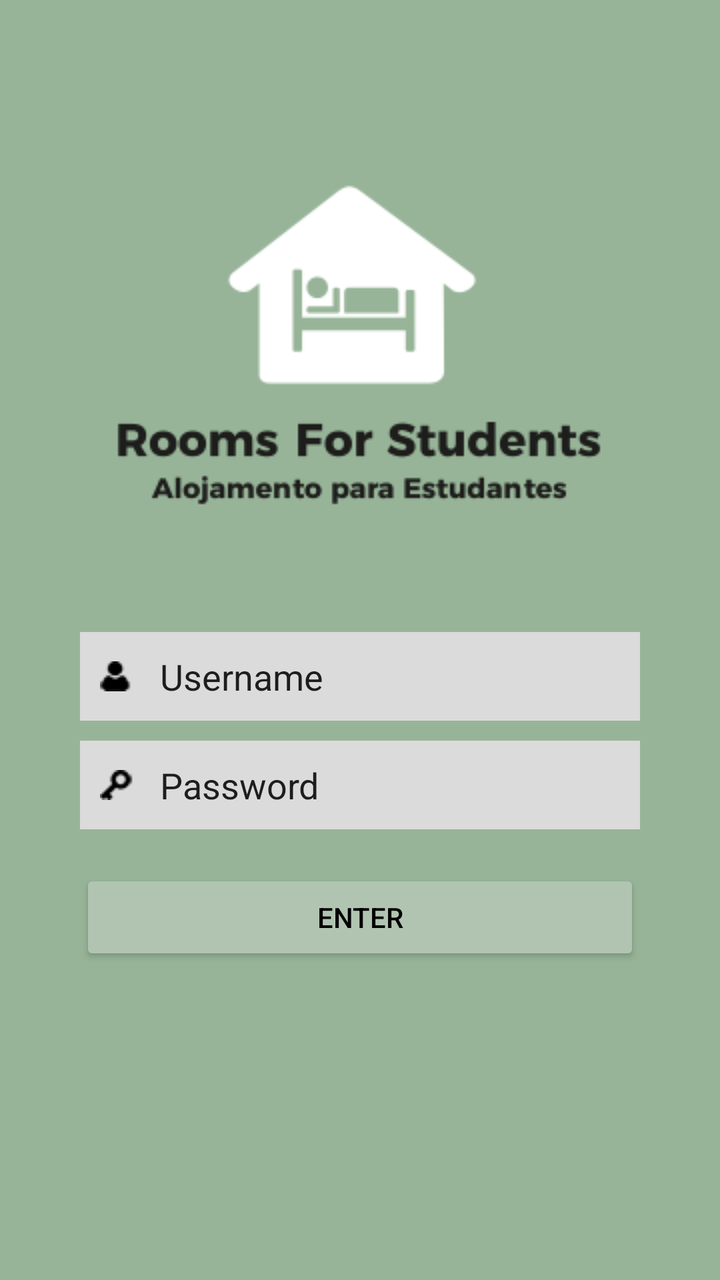
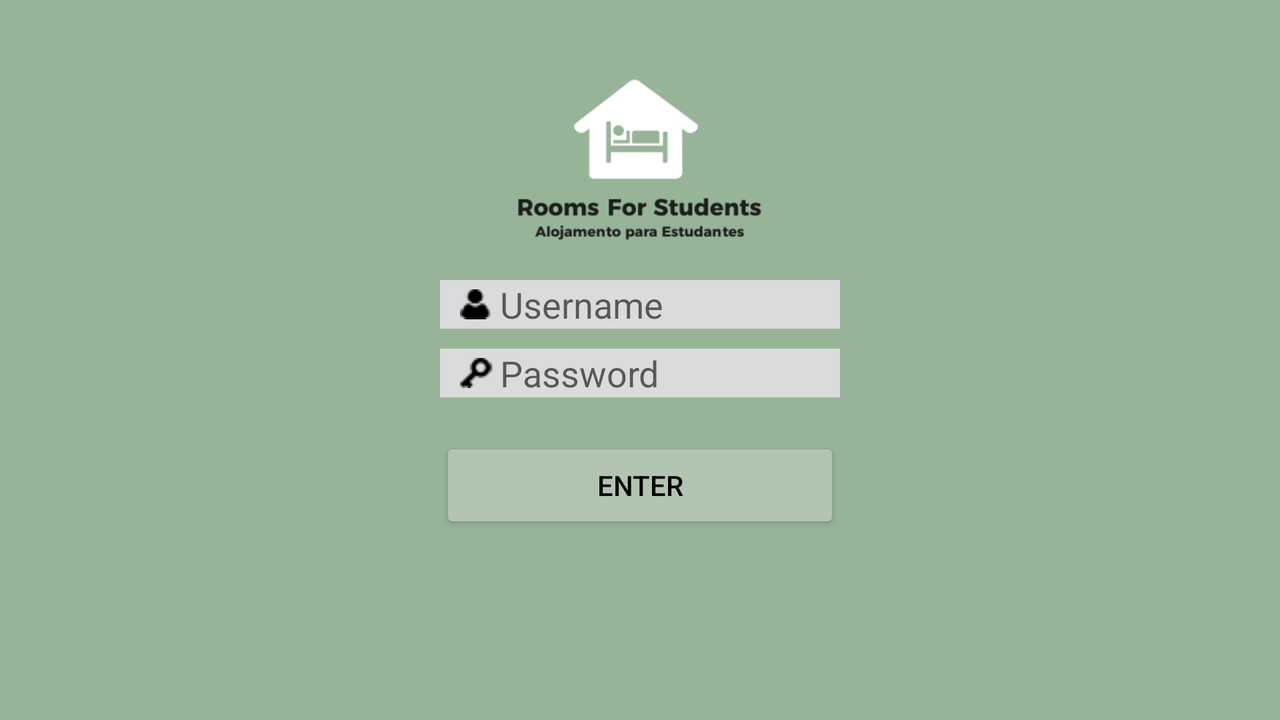

The same Android screen from two of the app's own layout files: first res/layout/ as a phone draws it, then the author's variant for another configuration, drawn on a device whose configuration selects that folder. Both files follow.
<!-- AndroidManifest.xml: application theme Theme.RoomForStudents -->
<!-- res/layout/activity_login.xml -->
<?xml version="1.0" encoding="utf-8"?>
<LinearLayout xmlns:android="http://schemas.android.com/apk/res/android"
    xmlns:app="http://schemas.android.com/apk/res-auto"
    xmlns:tools="http://schemas.android.com/tools"
    android:layout_width="match_parent"
    android:layout_height="match_parent"
    tools:context=".Login"
    android:background="@color/verdeEscuro"
    android:orientation="vertical"
    android:padding="20dp">

    <ImageView
        android:id="@+id/logo"
        android:layout_width="match_parent"
        android:layout_height="wrap_content"
        android:layout_gravity="center"
        android:layout_marginTop="50dp"
        android:layout_marginBottom="40dp"
        android:src="@drawable/logo" />

    <EditText
        android:id="@+id/username"
        android:layout_width="match_parent"
        android:layout_height="wrap_content"
        android:background="@color/cinza"
        android:padding="10dp"
        android:drawablePadding="10dp"
        android:drawableStart="@drawable/user"
        android:layout_marginStart="20dp"
        android:layout_marginEnd="20dp"
        android:text="@string/username"/>

    <EditText
        android:id="@+id/password"
        android:layout_width="match_parent"
        android:layout_height="wrap_content"
        android:background="@color/cinza"
        android:padding="10dp"
        android:drawablePadding="10dp"
        android:drawableStart="@drawable/key"
        android:layout_marginTop="10dp"
        android:layout_marginStart="20dp"
        android:layout_marginEnd="20dp"
        android:text="@string/password"/>

    <Button
        android:id="@+id/button_login"
        android:layout_width="match_parent"
        android:layout_height="wrap_content"
        android:layout_marginTop="20dp"
        android:text="@string/login"
        android:layout_marginStart="20dp"
        android:layout_marginEnd="20dp"
        android:backgroundTint="@color/verdeClaro"
        android:textColor="@color/black" />

</LinearLayout>
<!-- resources referenced by this layout -->
<resources>
  <color name="black">#FF000000</color>
  <color name="cinza">#DBDBDB</color>
  <color name="verdeClaro">#B1C4B1</color>
  <color name="verdeEscuro">#97B498</color>
  <!-- drawable key: png bitmap (drawable, 1662 bytes) -->
  <!-- drawable logo: png bitmap (drawable, 11163 bytes) -->
  <!-- drawable user: png bitmap (drawable, 2045 bytes) -->
  <string name="login">Enter</string>
  <string name="password">Password</string>
  <string name="username">Username</string>
  <style name="Theme.RoomForStudents" parent="Theme.MaterialComponents.DayNight.DarkActionBar">
          
          <item name="colorPrimary">@color/purple_500</item>
          <item name="colorPrimaryVariant">@color/purple_700</item>
          <item name="colorOnPrimary">@color/white</item>
          
          <item name="colorSecondary">@color/teal_200</item>
          <item name="colorSecondaryVariant">@color/teal_700</item>
          <item name="colorOnSecondary">@color/black</item>
          
          <item name="android:statusBarColor" tools:targetApi="l">?attr/colorPrimaryVariant</item>
          
      </style>
  <color name="purple_500">#FF6200EE</color>
  <color name="purple_700">#FF3700B3</color>
  <color name="white">#FFFFFFFF</color>
  <color name="teal_200">#FF03DAC5</color>
  <color name="teal_700">#FF018786</color>
</resources>
<!-- res/layout-land/activity_login.xml (the author's variant of the layout above) -->
<!-- drawn on the phone turned sideways -->
<?xml version="1.0" encoding="utf-8"?>
<androidx.drawerlayout.widget.DrawerLayout
    xmlns:android="http://schemas.android.com/apk/res/android"
    xmlns:app="http://schemas.android.com/apk/res-auto"
    xmlns:tools="http://schemas.android.com/tools"
    android:id="@+id/drawerLayout"
    android:layout_width="match_parent"
    android:layout_height="match_parent"
    tools:context=".Login">

    <LinearLayout
        android:layout_width="match_parent"
        android:layout_height="match_parent"
        android:background="@color/verdeEscuro"
        android:orientation="vertical"
        android:padding="20dp">


        <ImageView
            android:id="@+id/logo"
            android:layout_width="150dp"
            android:layout_height="120dp"
            android:layout_gravity="center"
            android:src="@drawable/logo" />

        <EditText
            android:id="@+id/username"
            android:layout_width="match_parent"
            android:layout_height="wrap_content"
            android:background="@color/cinza"
            android:paddingLeft="10dp"
            android:drawableStart="@drawable/user"
            android:layout_marginStart="200dp"
            android:layout_marginEnd="200dp"
            android:hint="@string/username"/>

        <EditText
            android:id="@+id/password"
            android:layout_width="match_parent"
            android:layout_height="wrap_content"
            android:background="@color/cinza"
            android:paddingLeft="10dp"
            android:inputType="textPassword"
            android:drawableStart="@drawable/key"
            android:layout_marginTop="10dp"
            android:layout_marginStart="200dp"
            android:layout_marginEnd="200dp"
            android:hint="@string/password"/>

        <Button
            android:id="@+id/button_login"
            android:layout_width="match_parent"
            android:layout_height="wrap_content"
            android:layout_marginTop="20dp"
            android:text="@string/login"
            android:layout_marginStart="200dp"
            android:layout_marginEnd="200dp"
            android:backgroundTint="@color/verdeClaro"
            android:onClick="login"
            android:textColor="@color/black" />

</LinearLayout>
    <com.google.android.material.navigation.NavigationView
        android:id="@+id/nav_view"
        android:layout_width="wrap_content"
        android:layout_height="match_parent"
        app:menu="@menu/nav_menu"
        android:layout_gravity="start"
        android:fitsSystemWindows="true"/>



</androidx.drawerlayout.widget.DrawerLayout>
